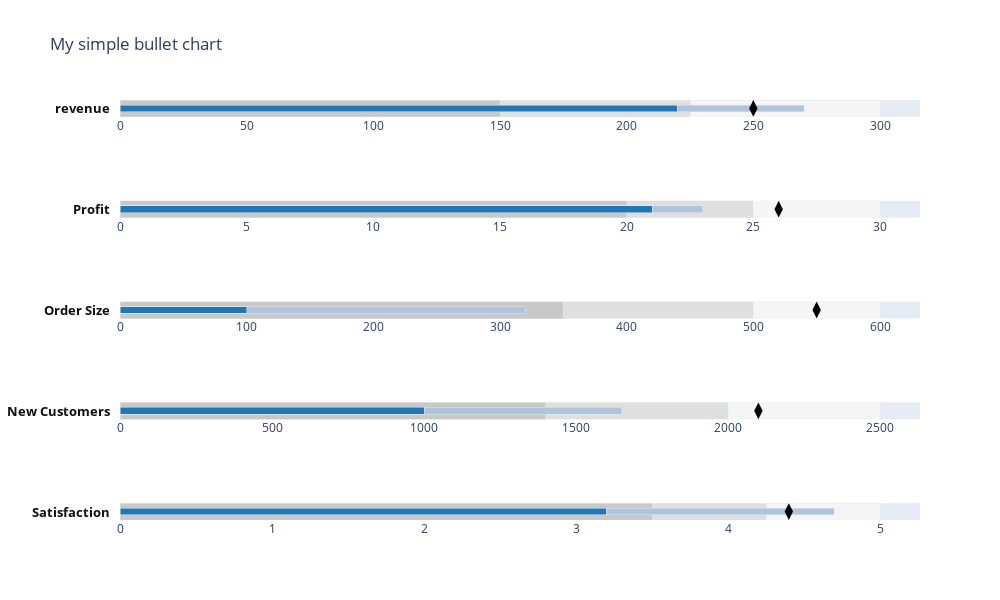

Notebook code for this chart:
### Code cell
import plotly.figure_factory as ff

# birth_rate

fig = ff.create_bullet(
    data1, titles='label',
    subtitles='sublabel',
    markers='point',
    measures='performance',
    ranges='range',
    orientation='h',
   # measure_colors=['rgb(14, 52, 75)', 'rgb(31, 141, 127)'],
   #  scatter_options={'marker': {'symbol': 'circle'}},
   #  width=700
   title='My simple bullet chart'
    )

fig.show()

### Figure 1 — Plotly figure (JSON) as saved in the notebook; plotly's stock layout.template omitted (floating-point values rounded to 4 significant figures)
{"data": [{"base": 0, "hoverinfo": "x", "marker": {"color": "rgb(245.0, 245.0, 245.0)"}, "name": "ranges", "orientation": "h", "type": "bar", "width": 2, "x": [300], "xaxis": "x", "y": [0], "yaxis": "y"}, {"base": 0, "hoverinfo": "x", "marker": {"color": "rgb(222.5, 222.5, 222.5)"}, "name": "ranges", "orientation": "h", "type": "bar", "width": 2, "x": [225], "xaxis": "x", "y": [0], "yaxis": "y"}, {"base": 0, "hoverinfo": "x", "marker": {"color": "rgb(200.0, 200.0, 200.0)"}, "name": "ranges", "orientation": "h", "type": "bar", "width": 2, "x": [150], "xaxis": "x", "y": [0], "yaxis": "y"}, {"base": 0, "hoverinfo": "x", "marker": {"color": "rgb(176.0, 196.0, 221.0)"}, "name": "measures", "orientation": "h", "type": "bar", "width": 0.4, "x": [270], "xaxis": "x", "y": [0.5], "yaxis": "y"}, {"base": 0, "hoverinfo": "x", "marker": {"color": "rgb(31.0, 119.0, 180.0)"}, "name": "measures", "orientation": "h", "type": "bar", "width": 0.4, "x": [220], "xaxis": "x", "y": [0.5], "yaxis": "y"}, {"hoverinfo": "x", "marker": {"color": "rgb(0, 0, 0)", "size": 12, "symbol": "diamond-tall"}, "name": "markers", "type": "scatter", "x": [250], "xaxis": "x", "y": [0.5], "yaxis": "y"}, {"base": 0, "hoverinfo": "x", "marker": {"color": "rgb(245.0, 245.0, 245.0)"}, "name": "ranges", "orientation": "h", "type": "bar", "width": 2, "x": [30], "xaxis": "x2", "y": [0], "yaxis": "y2"}, {"base": 0, "hoverinfo": "x", "marker": {"color": "rgb(222.5, 222.5, 222.5)"}, "name": "ranges", "orientation": "h", "type": "bar", "width": 2, "x": [25], "xaxis": "x2", "y": [0], "yaxis": "y2"}, {"base": 0, "hoverinfo": "x", "marker": {"color": "rgb(200.0, 200.0, 200.0)"}, "name": "ranges", "orientation": "h", "type": "bar", "width": 2, "x": [20], "xaxis": "x2", "y": [0], "yaxis": "y2"}, {"base": 0, "hoverinfo": "x", "marker": {"color": "rgb(176.0, 196.0, 221.0)"}, "name": "measures", "orientation": "h", "type": "bar", "width": 0.4, "x": [23], "xaxis": "x2", "y": [0.5], "yaxis": "y2"}, {"base": 0, "hoverinfo": "x", "marker": {"color": "rgb(31.0, 119.0, 180.0)"}, "name": "measures", "orientation": "h", "type": "bar", "width": 0.4, "x": [21], "xaxis": "x2", "y": [0.5], "yaxis": "y2"}, {"hoverinfo": "x", "marker": {"color": "rgb(0, 0, 0)", "size": 12, "symbol": "diamond-tall"}, "name": "markers", "type": "scatter", "x": [26], "xaxis": "x2", "y": [0.5], "yaxis": "y2"}, {"base": 0, "hoverinfo": "x", "marker": {"color": "rgb(245.0, 245.0, 245.0)"}, "name": "ranges", "orientation": "h", "type": "bar", "width": 2, "x": [600], "xaxis": "x3", "y": [0], "yaxis": "y3"}, {"base": 0, "hoverinfo": "x", "marker": {"color": "rgb(222.5, 222.5, 222.5)"}, "name": "ranges", "orientation": "h", "type": "bar", "width": 2, "x": [500], "xaxis": "x3", "y": [0], "yaxis": "y3"}, {"base": 0, "hoverinfo": "x", "marker": {"color": "rgb(200.0, 200.0, 200.0)"}, "name": "ranges", "orientation": "h", "type": "bar", "width": 2, "x": [350], "xaxis": "x3", "y": [0], "yaxis": "y3"}, {"base": 0, "hoverinfo": "x", "marker": {"color": "rgb(176.0, 196.0, 221.0)"}, "name": "measures", "orientation": "h", "type": "bar", "width": 0.4, "x": [320], "xaxis": "x3", "y": [0.5], "yaxis": "y3"}, {"base": 0, "hoverinfo": "x", "marker": {"color": "rgb(31.0, 119.0, 180.0)"}, "name": "measures", "orientation": "h", "type": "bar", "width": 0.4, "x": [100], "xaxis": "x3", "y": [0.5], "yaxis": "y3"}, {"hoverinfo": "x", "marker": {"color": "rgb(0, 0, 0)", "size": 12, "symbol": "diamond-tall"}, "name": "markers", "type": "scatter", "x": [550], "xaxis": "x3", "y": [0.5], "yaxis": "y3"}, {"base": 0, "hoverinfo": "x", "marker": {"color": "rgb(245.0, 245.0, 245.0)"}, "name": "ranges", "orientation": "h", "type": "bar", "width": 2, "x": [2500], "xaxis": "x4", "y": [0], "yaxis": "y4"}, {"base": 0, "hoverinfo": "x", "marker": {"color": "rgb(222.5, 222.5, 222.5)"}, "name": "ranges", "orientation": "h", "type": "bar", "width": 2, "x": [2000], "xaxis": "x4", "y": [0], "yaxis": "y4"}, {"base": 0, "hoverinfo": "x", "marker": {"color": "rgb(200.0, 200.0, 200.0)"}, "name": "ranges", "orientation": "h", "type": "bar", "width": 2, "x": [1400], "xaxis": "x4", "y": [0], "yaxis": "y4"}, {"base": 0, "hoverinfo": "x", "marker": {"color": "rgb(176.0, 196.0, 221.0)"}, "name": "measures", "orientation": "h", "type": "bar", "width": 0.4, "x": [1650], "xaxis": "x4", "y": [0.5], "yaxis": "y4"}, {"base": 0, "hoverinfo": "x", "marker": {"color": "rgb(31.0, 119.0, 180.0)"}, "name": "measures", "orientation": "h", "type": "bar", "width": 0.4, "x": [1000], "xaxis": "x4", "y": [0.5], "yaxis": "y4"}, {"hoverinfo": "x", "marker": {"color": "rgb(0, 0, 0)", "size": 12, "symbol": "diamond-tall"}, "name": "markers", "type": "scatter", "x": [2100], "xaxis": "x4", "y": [0.5], "yaxis": "y4"}, {"base": 0, "hoverinfo": "x", "marker": {"color": "rgb(245.0, 245.0, 245.0)"}, "name": "ranges", "orientation": "h", "type": "bar", "width": 2, "x": [5], "xaxis": "x5", "y": [0], "yaxis": "y5"}, {"base": 0, "hoverinfo": "x", "marker": {"color": "rgb(222.5, 222.5, 222.5)"}, "name": "ranges", "orientation": "h", "type": "bar", "width": 2, "x": [4.25], "xaxis": "x5", "y": [0], "yaxis": "y5"}, {"base": 0, "hoverinfo": "x", "marker": {"color": "rgb(200.0, 200.0, 200.0)"}, "name": "ranges", "orientation": "h", "type": "bar", "width": 2, "x": [3.5], "xaxis": "x5", "y": [0], "yaxis": "y5"}, {"base": 0, "hoverinfo": "x", "marker": {"color": "rgb(176.0, 196.0, 221.0)"}, "name": "measures", "orientation": "h", "type": "bar", "width": 0.4, "x": [4.7], "xaxis": "x5", "y": [0.5], "yaxis": "y5"}, {"base": 0, "hoverinfo": "x", "marker": {"color": "rgb(31.0, 119.0, 180.0)"}, "name": "measures", "orientation": "h", "type": "bar", "width": 0.4, "x": [3.2], "xaxis": "x5", "y": [0.5], "yaxis": "y5"}, {"hoverinfo": "x", "marker": {"color": "rgb(0, 0, 0)", "size": 12, "symbol": "diamond-tall"}, "name": "markers", "type": "scatter", "x": [4.4], "xaxis": "x5", "y": [0.5], "yaxis": "y5"}], "layout": {"annotations": [{"font": {"color": "#0f0f0f", "size": 13}, "showarrow": false, "text": "<b>revenue</b>", "textangle": 0, "x": -0.01, "xanchor": "right", "xref": "paper", "y": 0.98, "yanchor": "middle", "yref": "paper"}, {"font": {"color": "#0f0f0f", "size": 13}, "showarrow": false, "text": "<b>Profit</b>", "textangle": 0, "x": -0.01, "xanchor": "right", "xref": "paper", "y": 0.74, "yanchor": "middle", "yref": "paper"}, {"font": {"color": "#0f0f0f", "size": 13}, "showarrow": false, "text": "<b>Order Size</b>", "textangle": 0, "x": -0.01, "xanchor": "right", "xref": "paper", "y": 0.5, "yanchor": "middle", "yref": "paper"}, {"font": {"color": "#0f0f0f", "size": 13}, "showarrow": false, "text": "<b>New Customers</b>", "textangle": 0, "x": -0.01, "xanchor": "right", "xref": "paper", "y": 0.26, "yanchor": "middle", "yref": "paper"}, {"font": {"color": "#0f0f0f", "size": 13}, "showarrow": false, "text": "<b>Satisfaction</b>", "textangle": 0, "x": -0.01, "xanchor": "right", "xref": "paper", "y": 0.02, "yanchor": "middle", "yref": "paper"}], "barmode": "stack", "height": 600, "margin": {"l": 120}, "showlegend": false, "title": {"text": "My simple bullet chart"}, "width": 1000, "xaxis": {"anchor": "y", "domain": [0, 1], "showgrid": false, "tickwidth": 1, "zeroline": false}, "xaxis2": {"anchor": "y2", "domain": [0, 1], "showgrid": false, "tickwidth": 1, "zeroline": false}, "xaxis3": {"anchor": "y3", "domain": [0, 1], "showgrid": false, "tickwidth": 1, "zeroline": false}, "xaxis4": {"anchor": "y4", "domain": [0, 1], "showgrid": false, "tickwidth": 1, "zeroline": false}, "xaxis5": {"anchor": "y5", "domain": [0, 1], "showgrid": false, "tickwidth": 1, "zeroline": false}, "yaxis": {"anchor": "x", "domain": [0.96, 1], "range": [0, 1], "showgrid": false, "showticklabels": false, "zeroline": false}, "yaxis2": {"anchor": "x2", "domain": [0.72, 0.76], "range": [0, 1], "showgrid": false, "showticklabels": false, "zeroline": false}, "yaxis3": {"anchor": "x3", "domain": [0.48, 0.52], "range": [0, 1], "showgrid": false, "showticklabels": false, "zeroline": false}, "yaxis4": {"anchor": "x4", "domain": [0.24, 0.28], "range": [0, 1], "showgrid": false, "showticklabels": false, "zeroline": false}, "yaxis5": {"anchor": "x5", "domain": [0, 0.04], "range": [0, 1], "showgrid": false, "showticklabels": false, "zeroline": false}}}
